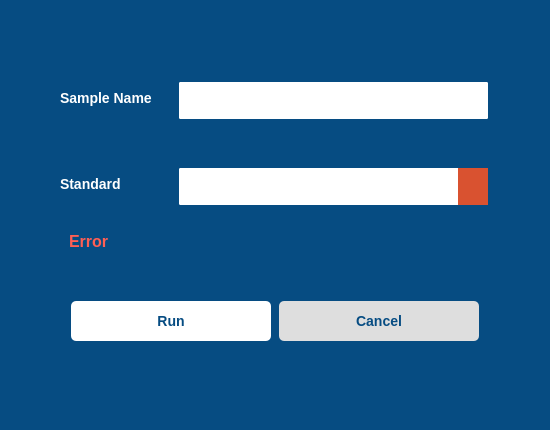
<?xml version="1.0" encoding="UTF-8"?>
<ui version="4.0">
 <class>dialog_window</class>
 <widget class="QDialog" name="dialog_window">
  <property name="geometry">
   <rect>
    <x>0</x>
    <y>0</y>
    <width>550</width>
    <height>430</height>
   </rect>
  </property>
  <property name="sizePolicy">
   <sizepolicy hsizetype="Fixed" vsizetype="Preferred">
    <horstretch>0</horstretch>
    <verstretch>0</verstretch>
   </sizepolicy>
  </property>
  <property name="minimumSize">
   <size>
    <width>550</width>
    <height>430</height>
   </size>
  </property>
  <property name="maximumSize">
   <size>
    <width>550</width>
    <height>430</height>
   </size>
  </property>
  <property name="windowTitle">
   <string>Dialog</string>
  </property>
  <property name="styleSheet">
   <string notr="true">*{
	
	font: auto &quot;Arial&quot;;
	font-size: 14px;
font-weight:bold;

}

QLabel{


}


#dialog_window{
	background-color: #ffffff;
	background-color: rgb(6, 76, 130);
}



QPushButton{
	border: none;
	min-height: 40px;
	border-radius: 5px;

	
}
/*
QPushButton:hover{

	background-color:rgb(22, 38, 76);

}

QPushButton:disabled{
	color: #808080;
	background-color:rgb(210, 210, 210);

}
*/

/*********************************************/
QLabel{
	color: #ffffff;
}


/*********************************************/


/*******************************************/
QLineEdit
{
	border:2px solid rgb(6, 76, 130);
    border-radius: 3px;
    padding: 1px 18px 1px 8px;
    min-width: 6em;
	min-height: 35px;
	font-size: 16px;
}



/*******************************************/


QGroupBox{
	font-weight: bold;
}

QLineEdit:hover{
	border: 1px solid black;
	background: #e4f0fa;
}

QLineEdit:focus {
	color: rgb(6, 76, 130);
	background: #ffffff;
	selection-background-color: rgb(255, 204, 75);
}

QSpinBox:hover{
	background: #e4f0fa;
}


/*********************************************/
QComboBox
{
	border:2px solid rgb(6, 76, 130);
    border-radius: 3px;
    padding: 1px 18px 1px 8px;
    min-width: 6em;
	min-height: 35px;
	font-size: 14px;
}

QComboBox:enabled{
color: rgb(50, 50, 50);
}

QComboBox:disabled
{
	border:2px solid rgb(210, 210, 210);
	color:(210, 210, 210);

}

QComboBox::down-arrow
{   
	image: url(:/assets/icons/icons8-arrow-48.png);
	width: 15px;
    height: 15px;

}

QComboBox::drop-down
{
	 background-color:rgb(217, 82, 48);
	 min-width: 30px;
}

QComboBox::drop-down:disabled 
{
	 background-color: rgb(210, 210, 210);
	 min-width: 30px;
}

QComboBox QAbstractItemView {
    border: none;
    selection-background-color: rgb(6, 76, 130);
	selection-color: rgb(6, 76, 130);


}

QComboBox QAbstractItemView {
    border: none;
}

QComboBox QAbstractItemView::item {
    border: none;
	height:30px;
}</string>
  </property>
  <layout class="QVBoxLayout" name="verticalLayout">
   <property name="spacing">
    <number>25</number>
   </property>
   <property name="leftMargin">
    <number>60</number>
   </property>
   <property name="topMargin">
    <number>80</number>
   </property>
   <property name="rightMargin">
    <number>60</number>
   </property>
   <property name="bottomMargin">
    <number>80</number>
   </property>
   <item>
    <layout class="QGridLayout" name="gridLayout">
     <property name="verticalSpacing">
      <number>50</number>
     </property>
     <item row="0" column="0">
      <widget class="QLabel" name="label">
       <property name="text">
        <string>Sample Name</string>
       </property>
      </widget>
     </item>
     <item row="0" column="1">
      <widget class="QLineEdit" name="sample_name_input">
       <property name="text">
        <string/>
       </property>
      </widget>
     </item>
     <item row="1" column="0">
      <widget class="QLabel" name="label_2">
       <property name="text">
        <string>Standard</string>
       </property>
      </widget>
     </item>
     <item row="1" column="1">
      <widget class="QComboBox" name="standards_name_combobox"/>
     </item>
    </layout>
   </item>
   <item>
    <widget class="QLabel" name="error_lbl">
     <property name="maximumSize">
      <size>
       <width>16787</width>
       <height>30</height>
      </size>
     </property>
     <property name="styleSheet">
      <string notr="true">font-size: 16px;
font-weight: bold;
color: rgb(255, 95, 84);
padding:5px;

min-width: 300px;
max-width: 16777px;
</string>
     </property>
     <property name="text">
      <string>Error</string>
     </property>
    </widget>
   </item>
   <item>
    <widget class="QFrame" name="horizontalFrame">
     <property name="styleSheet">
      <string notr="true">QPushButton{

background-color: #ffffff;
color: rgb(6, 76, 130);
max-width: 200px;
}


</string>
     </property>
     <layout class="QHBoxLayout" name="horizontalLayout">
      <property name="topMargin">
       <number>20</number>
      </property>
      <item>
       <widget class="QPushButton" name="run_btn">
        <property name="styleSheet">
         <string notr="true">QPushButton:hover{

background-color: rgb(58, 209, 154);
color:#ffffff;
}</string>
        </property>
        <property name="text">
         <string>Run</string>
        </property>
       </widget>
      </item>
      <item>
       <widget class="QPushButton" name="cancel_btn">
        <property name="styleSheet">
         <string notr="true">QPushButton{
background-color:rgb(222, 222, 222);
}

QPushButton:hover{
background-color:rgb(255, 95, 84);
color:#ffffff;
}</string>
        </property>
        <property name="text">
         <string>Cancel</string>
        </property>
       </widget>
      </item>
     </layout>
    </widget>
   </item>
  </layout>
 </widget>
 <resources>
  <include location="Assets/Assets.qrc"/>
 </resources>
 <connections/>
</ui>
